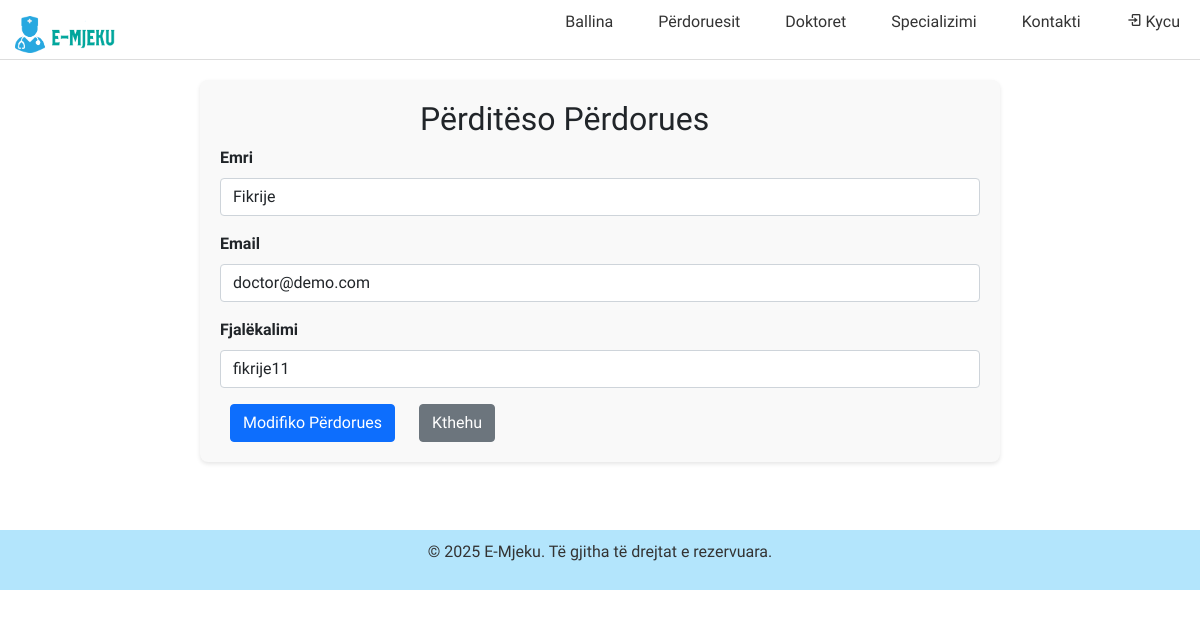
Page /Faqjaadmin/modifiko_perdorues.php?id=7 on the committed database.
### tables this page shows
CREATE TABLE `perdoruesit` (
  `ID_Perdoruesi` int(11) NOT NULL,
  `EmriMbiemri` varchar(200) NOT NULL,
  `Email` varchar(100) NOT NULL,
  `Fjalekalimi` varchar(255) NOT NULL
);

### Faqjaadmin/modifiko_perdorues.php (the view, shortened to what this page needs)
<?php
include_once '../konfigurimi.php';
$id = $_GET['id'];
$conn->set_charset("utf8");
$stmt = $conn->prepare("SELECT EmriMbiemri, Fjalekalimi, Email FROM perdoruesit WHERE ID_Perdoruesi = ?");
$stmt->bind_param("i", $id);
$stmt->execute();
$result = $stmt->get_result();
$user = $result->fetch_assoc();
?>
<!DOCTYPE html>
<html lang="en">
<head>
    <link rel="stylesheet" href="../css/FaqjaadminCSS/perdoruesit.css" />
    <link href='https://unpkg.com/boxicons@2.1.4/css/boxicons.min.css' rel='stylesheet'>
    <link href="https://cdn.jsdelivr.net/npm/bootstrap@5.0.0-beta1/dist/css/bootstrap.min.css" rel="stylesheet">
</head>
<body>
<header>
<div class="logo">
        <a href="ballina.php">
            <img src="../foto/SMD.png" style="width: 100px; margin-top: 10px;" alt="Logo">
        </a>
    </div>
    <nav>
        <div class="nav-container">
            <ul id="nav-menu" class="nav-menu">
                <li><a href="faqjadmin.php">Ballina</a></li>
                <li><a href="./perdoruesit.php">Përdoruesit</a></li>
                <li><a href="./doktoret.php">Doktoret</a></li>
                <li><a href="./specializimi.php">Specializimi</a></li>
                <li><a href="./kontakti.php">Kontakti</a></li>
                <li>
                    <?php if (isset($_SESSION["Perdoruesi"]) && !empty($_SESSION["Perdoruesi"])): ?>
                        <a href="../ckycu.php"><i class='bx bx-log-out'></i> <?php echo htmlspecialchars($_SESSION["Perdoruesi"]); ?></a>
                    <?php else: ?>
                        <a href="../kycu.php"><i class='bx bx-log-in'></i> Kycu</a>
                    <?php endif; ?>
                </li>
            </ul>
        </div>
    </nav>
</header>
<div class="wrapper">
    <h2>Përditëso Përdorues</h2>
    <form action="" method="POST">
        <div class="mb-3">
            <label for="name" class="form-label">Emri</label>
            <input type="text" class="form-control" id="name" name="name" value="<?php echo htmlspecialchars($user['EmriMbiemri']); ?>" required>
        </div>
        <div class="mb-3">
            <label for="Email" class="form-label">Email</label>
            <input type="email" class="form-control" id="email" name="email" value="<?php echo htmlspecialchars($user['Email']); ?>" required>
        </div>
        <div class="mb-3">
            <label for="password" class="form-label">Fjalëkalimi</label>
            <input type="text" class="form-control" id="password" name="password" value="<?php echo htmlspecialchars($user['Fjalekalimi']); ?>" required>
        </div>
        <button type="submit" class="btn btn-primary">Modifiko Përdorues</button>
        <a href="perdoruesit.php" class="btn btn-secondary">Kthehu</a>
    </form>
</div>
<br><br>
<?php
 include_once '../footer.php'; ?>
</body>
</html>

### css/FaqjaadminCSS/perdoruesit.css (style rules this page uses)
* { margin: 0; padding: 0; box-sizing: border-box; font-family: "Moderustic", sans-serif; }
header { display: flex; align-items: center; justify-content: space-between; height: 60px; background-color: #fff; border-bottom: 1px solid #ddd; position: relative; }
.logo { padding-left: 15px; }
.nav-container { display: flex; align-items: center; width: 100%; }
ul { list-style-type: none; margin: 5px; padding: 0; display: flex; justify-content: flex-end; align-items: center; }
ul li { margin-left: 15px; }
ul li a { padding-top: 5px; text-decoration: none; color: #333; padding: 10px 15px; font-size: 16px; }
.wrapper { max-width: 800px; margin: 20px auto; padding: 20px; background-color: #f9f9f9; border-radius: 8px; box-shadow: 0 2px 4px rgba(0, 0, 0, 0.1); }
.wrapper h2 { margin-left: 200px; }
.btn { padding: 10px 15px; border: none; border-radius: 4px; cursor: pointer; margin: 0 10px; }
.btn-primary { background-color: #74bab2; color: white; }
.btn-secondary { background-color: #007bff; color: white; }
.mb-3 { margin-bottom: 15px; }
.form-label { font-weight: bold; }

### rows in the picture
perdoruesit: name "Fikrije", email "doctor@demo.com", password "fikrije11"
